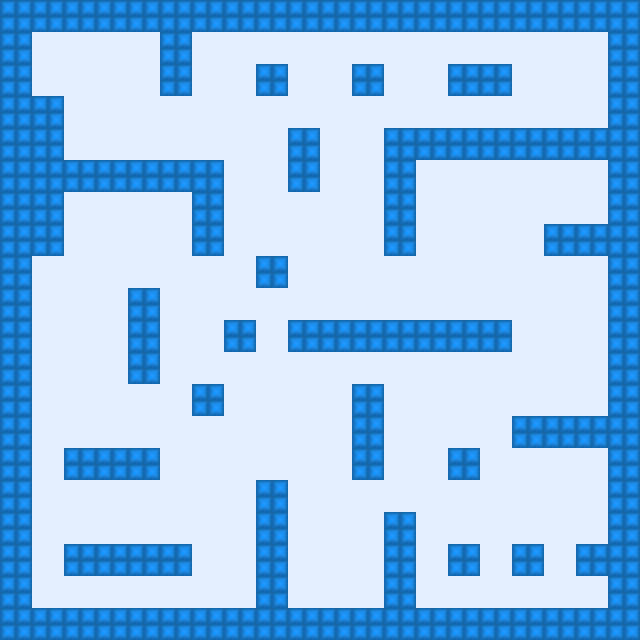

Tiled map render using the project's own tile images. Description and the map definition, with tile-layer contents summarised, below:
An orthogonal 40x40 tile map with 16x16 px tiles, 2 tile layers (Background, Block) and 3 objects (Player2, Player3, Player).

<map version="1.0" orientation="orthogonal" renderorder="right-down" width="40" height="40" tilewidth="16" tileheight="16" nextobjectid="5">
 <tileset firstgid="1" name="tileset" tilewidth="16" tileheight="16">
  <image source="../graphics/tileset.png" width="64" height="32" />
 </tileset>
 <layer name="Background" width="40" height="40">
  <data>[1600 cells, 1600 non-empty, 4 distinct tile ids]</data>
 </layer>
 <layer name="Block" width="40" height="40">
  <data>[1600 cells, 580 non-empty, 4 distinct tile ids]</data>
 </layer>
 <objectgroup name="Spawn">
  <object id="1" name="Player2" x="471" y="236" width="33" height="36" />
  <object id="3" name="Player3" x="280" y="414" width="36" height="40" />
  <object id="4" name="Player" x="62" y="357" width="40" height="43" />
 </objectgroup>
</map>
